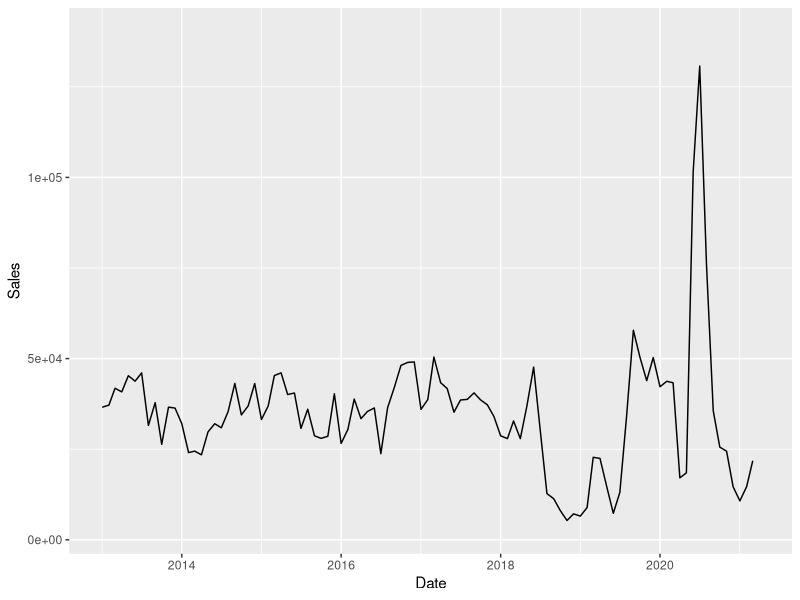
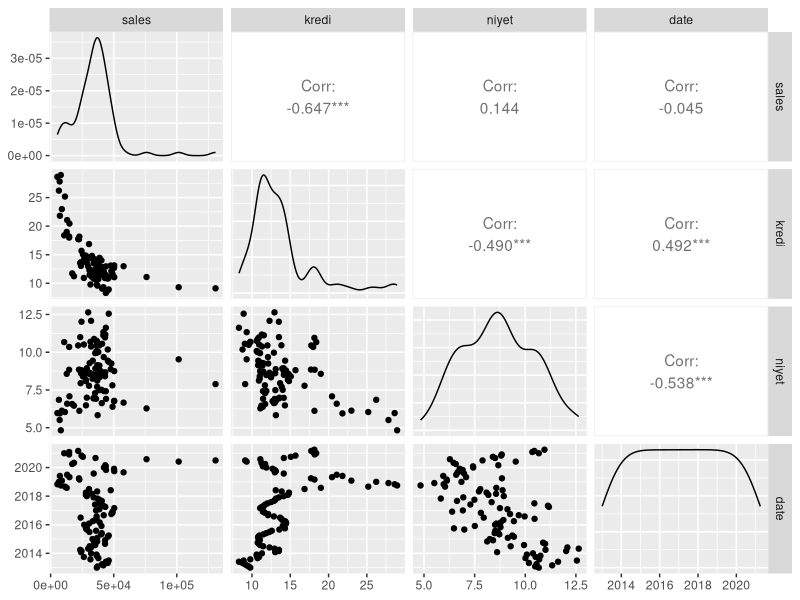
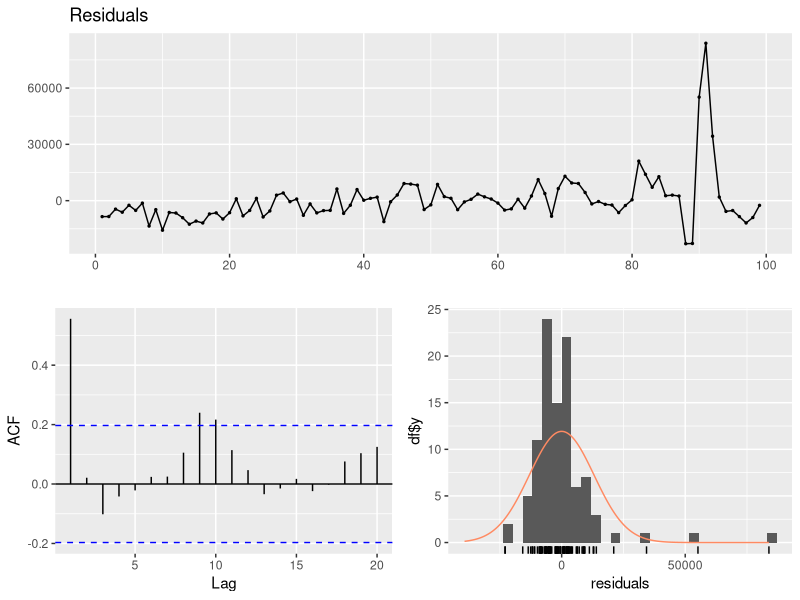
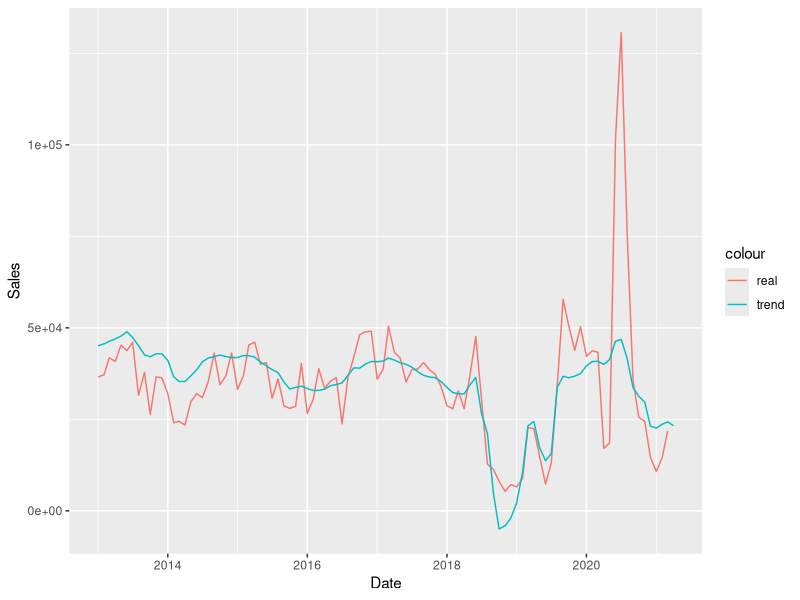
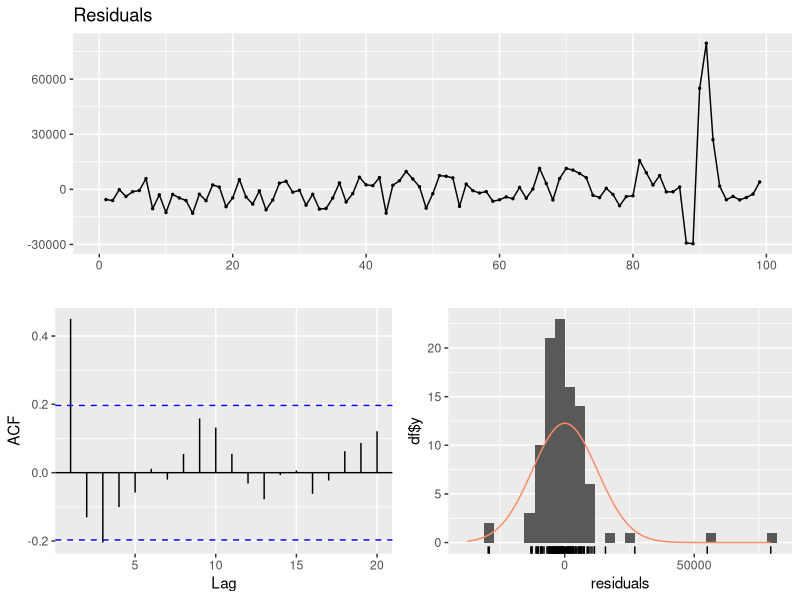
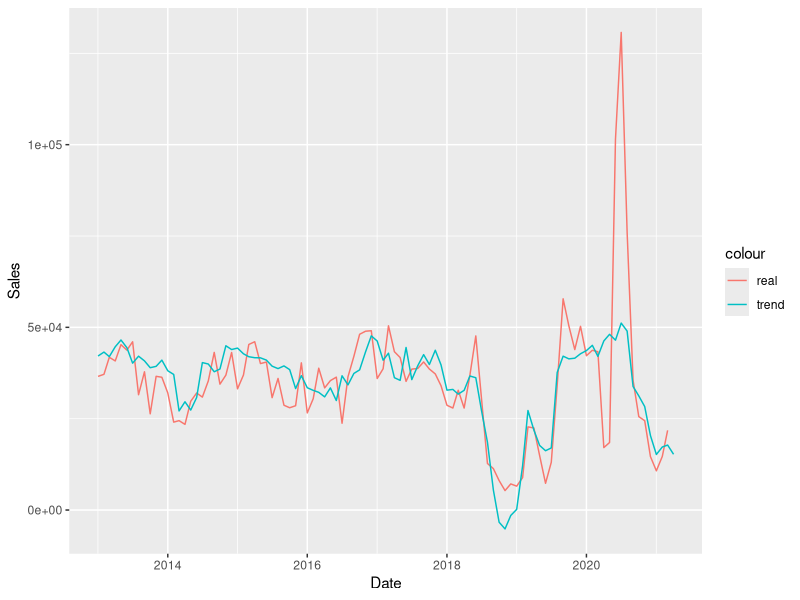
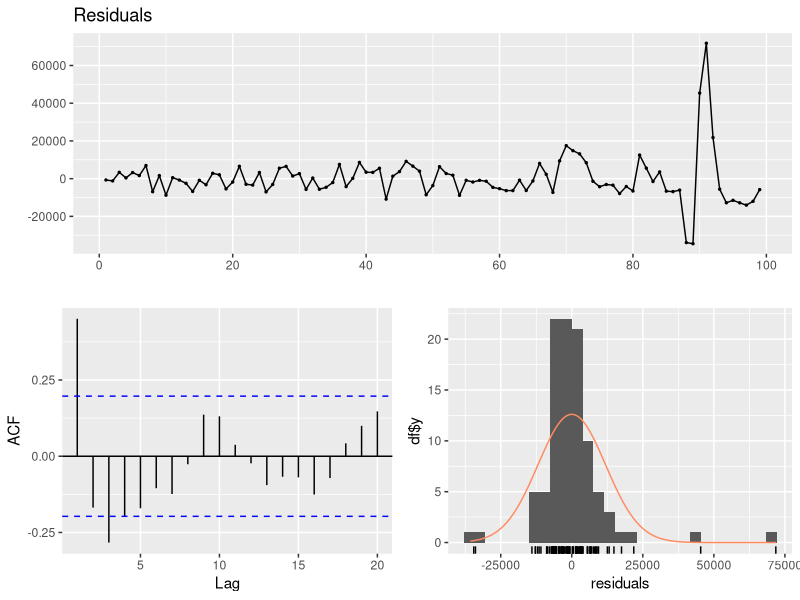
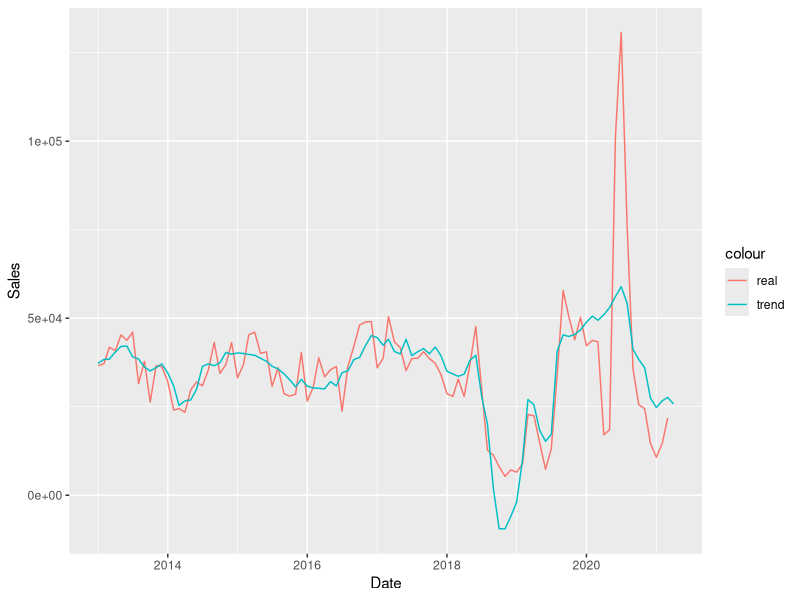

These figures' R source, in order:
## ---- chunk 1
knitr::opts_chunk$set(echo = TRUE)
## ---- chunk 2
require(data.table)
require(lubridate)
require(ggplot2)
require(forecast)
require(GGally)

#data reading
salesdata=fread("alldata.csv")
str(salesdata)

## ---- chunk 3
salesdata[,date := ym(Tarih) ]
salesdata[,Tarih := NULL]

ggplot(salesdata) + aes(x=date , y=sales) + geom_line() + ylim(3000,140000) + xlab('Date') +
  ylab('Sales')

## ---- chunk 4
# multi-graph, correlation
ggpairs(salesdata)
## ---- chunk 5
# adding "kredi" variable to the model
ts_reg=lm(sales~kredi,salesdata)
summary(ts_reg)
checkresiduals(ts_reg , lag= 12)

salesdata[,p_kredi:=predict(ts_reg,salesdata)]

ggplot(salesdata, aes(x=date)) + 
  geom_line(aes(y=sales,color='real')) + 
  geom_line(aes(y=p_kredi, color='trend'))+ 
  xlab('Date') +
  ylab('Sales')


## ---- chunk 6
# adding "niyet" variable to the model
ts_reg=lm(sales~kredi+niyet,salesdata)
summary(ts_reg)
checkresiduals(ts_reg , lag= 12)

salesdata[,p_kredi_niyet:=predict(ts_reg,salesdata)]

ggplot(salesdata, aes(x=date)) + 
  geom_line(aes(y=sales,color='real')) + 
  geom_line(aes(y=p_kredi_niyet, color='trend'))+ 
  xlab('Date') +
  ylab('Sales')

## ---- chunk 7
# adding "trend" variable to the model
salesdata[,trend := 1:.N]
head(salesdata)
tail(salesdata)
ts_reg=lm(sales~kredi+niyet+trend,salesdata)
summary(ts_reg)
checkresiduals(ts_reg , lag= 12)
salesdata[,p_kredi_niyet_trend:=predict(ts_reg,salesdata)]

ggplot(salesdata, aes(x=date)) + 
  geom_line(aes(y=sales,color='real')) + 
  geom_line(aes(y=p_kredi_niyet_trend, color='trend'))+ 
  xlab('Date') +
  ylab('Sales')

## ---- chunk 8
#adding month information as a variable
salesdata[,month := as.character(lubridate::month(date, label = T))]
ts_reg2=lm(sales~kredi+niyet+trend+month,salesdata)
summary(ts_reg2)

salesdata[, trend_constant_monthly_sales := predict(ts_reg2,salesdata)]
ggplot(salesdata, aes(x=date)) + 
  geom_line(aes(y=sales,color='real')) + 
  geom_line(aes(y=p_kredi_niyet_trend, color='trend'))+ 
  xlab('Date') +
  ylab('Sales')
## ---- chunk 9
#without intercept
ts_reg3=lm(sales~-1+kredi+niyet+trend,salesdata)
summary(ts_reg3)
checkresiduals(ts_reg , lag= 12)
salesdata[,p_kredi_niyet_trend_woint:=predict(ts_reg3,salesdata)]

ggplot(salesdata, aes(x=date)) + 
  geom_line(aes(y=sales,color='real')) + 
  geom_line(aes(y=p_kredi_niyet_trend_woint, color='trend'))+ 
  xlab('Date') +
  ylab('Sales')
## ---- chunk 10
#get forecasts for next month
tail(salesdata)

ggplot(salesdata, aes(x=date)) + 
  geom_line(aes(y=sales,color='real')) + 
  geom_line(aes(y=p_kredi_niyet_trend, color='trend'))+ 
  xlab('Date') +
  ylab('Sales')

#only2021 
ggplot(salesdata[year(date)>=2020], aes(x=date)) + 
  geom_line(aes(y=sales,color='real')) + 
  geom_line(aes(y=p_kredi_niyet_trend, color='predicted'))+ 
  xlab('Date') +
  ylab('Sales')

salesdata$p_kredi_niyet_trend[.N]

